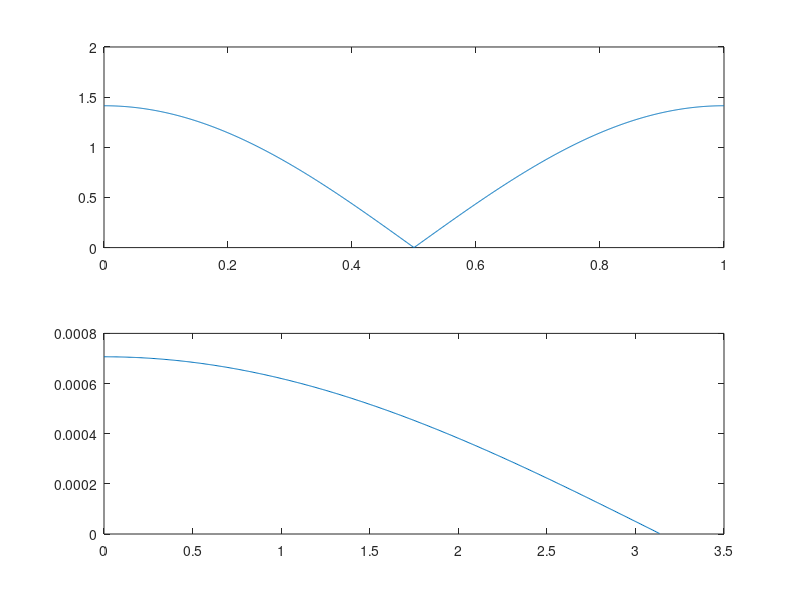

MATLAB code to generate this figure: (Note: this script raises an error after producing the figure.)
clearvars
close all
load greasy.mat
s=s';

Fs = 16000;
To = 1/Fs;
L=size(s,2);

t=0:To:(L-1)/Fs;

figure


f = 0:0.001:1;
z = exp(2*pi*f*1i);
haar= 1/sqrt(2)*(1+z.^(-1));

subplot(2,1,1)
plot(f,abs(haar));


subplot(2,1,2)
b0 = 0.05634;
b1 = [1  1];
b2 = [1 -1.0166 1];
a1 = [1 -0.683];
a2 = [1 -1.4461 0.7957];

b = b0*conv(b1,b2);
a = conv(a1,a2);

h0=1/sqrt(2)*[+1 +1];
[h,w] = freqz(h0,2001);

plot(w/pi,20*log10(abs(h)))
plot(w, abs(h))
ax = gca;
ax.YLim = [-100 20];
ax.XTick = 0:.5:2;
xlabel('Normalized Frequency (\times\pi rad/sample)')
ylabel('Magnitude (dB)')
[h,w] = freqz(b,a,'whole',2001);